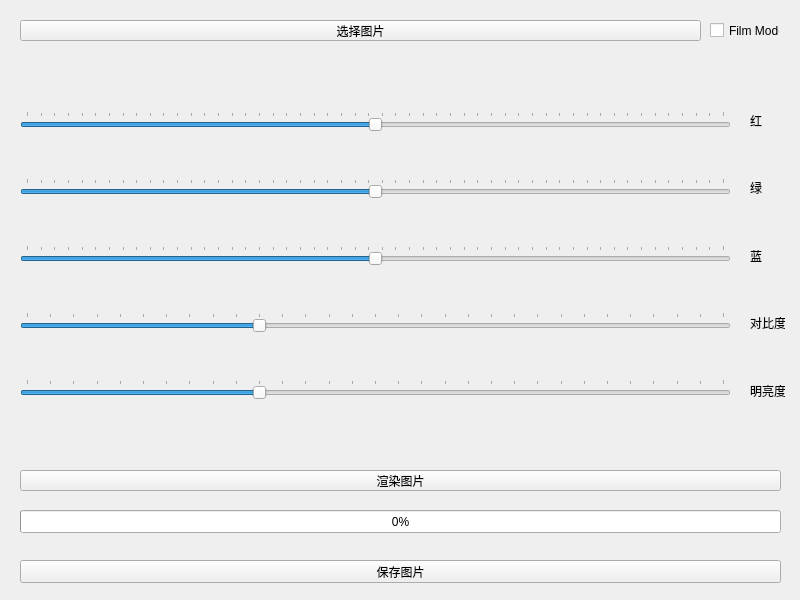
<?xml version="1.0" encoding="UTF-8"?>
<ui version="4.0">
 <class>MainWindow</class>
 <widget class="QMainWindow" name="MainWindow">
  <property name="geometry">
   <rect>
    <x>0</x>
    <y>0</y>
    <width>800</width>
    <height>600</height>
   </rect>
  </property>
  <property name="windowTitle">
   <string>MainWindow</string>
  </property>
  <widget class="QWidget" name="centralwidget">
   <widget class="QPushButton" name="open_pbtn">
    <property name="geometry">
     <rect>
      <x>20</x>
      <y>20</y>
      <width>681</width>
      <height>21</height>
     </rect>
    </property>
    <property name="text">
     <string>选择图片</string>
    </property>
   </widget>
   <widget class="QLabel" name="if_open_lb">
    <property name="geometry">
     <rect>
      <x>20</x>
      <y>70</y>
      <width>761</width>
      <height>21</height>
     </rect>
    </property>
    <property name="text">
     <string/>
    </property>
   </widget>
   <widget class="QWidget" name="verticalLayoutWidget">
    <property name="geometry">
     <rect>
      <x>20</x>
      <y>70</y>
      <width>711</width>
      <height>371</height>
     </rect>
    </property>
    <layout class="QVBoxLayout" name="verticalLayout">
     <item>
      <widget class="QSlider" name="r_slider">
       <property name="minimum">
        <number>-255</number>
       </property>
       <property name="maximum">
        <number>255</number>
       </property>
       <property name="orientation">
        <enum>Qt::Horizontal</enum>
       </property>
       <property name="tickPosition">
        <enum>QSlider::TicksAbove</enum>
       </property>
      </widget>
     </item>
     <item>
      <widget class="QSlider" name="g_slider">
       <property name="minimum">
        <number>-255</number>
       </property>
       <property name="maximum">
        <number>255</number>
       </property>
       <property name="orientation">
        <enum>Qt::Horizontal</enum>
       </property>
       <property name="tickPosition">
        <enum>QSlider::TicksAbove</enum>
       </property>
      </widget>
     </item>
     <item>
      <widget class="QSlider" name="b_slider">
       <property name="minimum">
        <number>-255</number>
       </property>
       <property name="maximum">
        <number>255</number>
       </property>
       <property name="orientation">
        <enum>Qt::Horizontal</enum>
       </property>
       <property name="tickPosition">
        <enum>QSlider::TicksAbove</enum>
       </property>
      </widget>
     </item>
     <item>
      <widget class="QSlider" name="contrast_slider">
       <property name="minimum">
        <number>0</number>
       </property>
       <property name="maximum">
        <number>300</number>
       </property>
       <property name="value">
        <number>100</number>
       </property>
       <property name="sliderPosition">
        <number>100</number>
       </property>
       <property name="orientation">
        <enum>Qt::Horizontal</enum>
       </property>
       <property name="tickPosition">
        <enum>QSlider::TicksAbove</enum>
       </property>
      </widget>
     </item>
     <item>
      <widget class="QSlider" name="brightness_slider">
       <property name="minimum">
        <number>0</number>
       </property>
       <property name="maximum">
        <number>300</number>
       </property>
       <property name="value">
        <number>100</number>
       </property>
       <property name="sliderPosition">
        <number>100</number>
       </property>
       <property name="orientation">
        <enum>Qt::Horizontal</enum>
       </property>
       <property name="tickPosition">
        <enum>QSlider::TicksAbove</enum>
       </property>
      </widget>
     </item>
    </layout>
   </widget>
   <widget class="QWidget" name="verticalLayoutWidget_2">
    <property name="geometry">
     <rect>
      <x>750</x>
      <y>90</y>
      <width>35</width>
      <height>331</height>
     </rect>
    </property>
    <layout class="QVBoxLayout" name="verticalLayout_2">
     <item>
      <widget class="QLabel" name="r_lb">
       <property name="text">
        <string>红</string>
       </property>
      </widget>
     </item>
     <item>
      <widget class="QLabel" name="g_lb">
       <property name="text">
        <string>绿</string>
       </property>
      </widget>
     </item>
     <item>
      <widget class="QLabel" name="b__lb">
       <property name="text">
        <string>蓝</string>
       </property>
      </widget>
     </item>
     <item>
      <widget class="QLabel" name="contrast_lb">
       <property name="text">
        <string>对比度</string>
       </property>
      </widget>
     </item>
     <item>
      <widget class="QLabel" name="brightness_lb">
       <property name="text">
        <string>明亮度</string>
       </property>
      </widget>
     </item>
    </layout>
   </widget>
   <widget class="QPushButton" name="render_pbtn">
    <property name="geometry">
     <rect>
      <x>20</x>
      <y>470</y>
      <width>761</width>
      <height>21</height>
     </rect>
    </property>
    <property name="text">
     <string>渲染图片</string>
    </property>
   </widget>
   <widget class="QProgressBar" name="progressBar">
    <property name="geometry">
     <rect>
      <x>20</x>
      <y>510</y>
      <width>761</width>
      <height>23</height>
     </rect>
    </property>
    <property name="value">
     <number>0</number>
    </property>
   </widget>
   <widget class="QCheckBox" name="checkBox">
    <property name="geometry">
     <rect>
      <x>710</x>
      <y>20</y>
      <width>70</width>
      <height>21</height>
     </rect>
    </property>
    <property name="text">
     <string>Film Mode</string>
    </property>
   </widget>
   <widget class="QPushButton" name="save_pbtn">
    <property name="geometry">
     <rect>
      <x>20</x>
      <y>560</y>
      <width>761</width>
      <height>23</height>
     </rect>
    </property>
    <property name="text">
     <string>保存图片</string>
    </property>
   </widget>
  </widget>
 </widget>
 <resources/>
 <connections/>
</ui>
